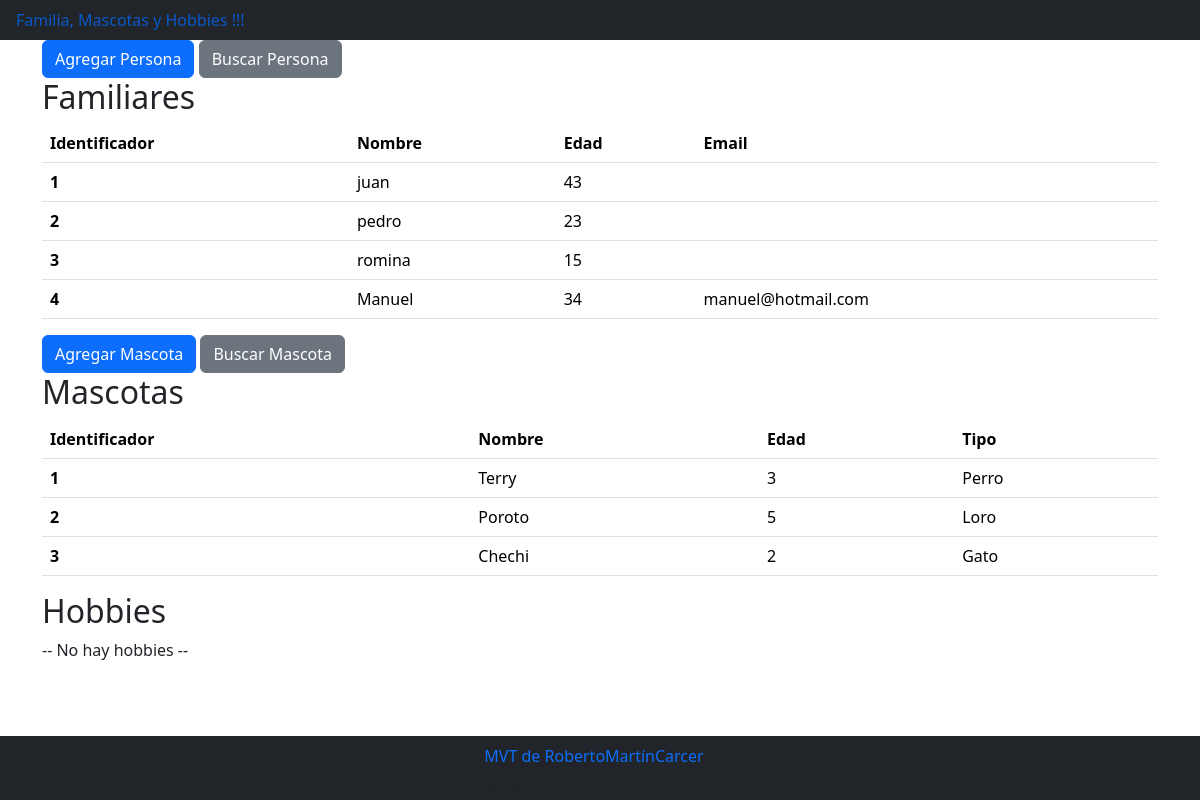
Before: / with the older database file.
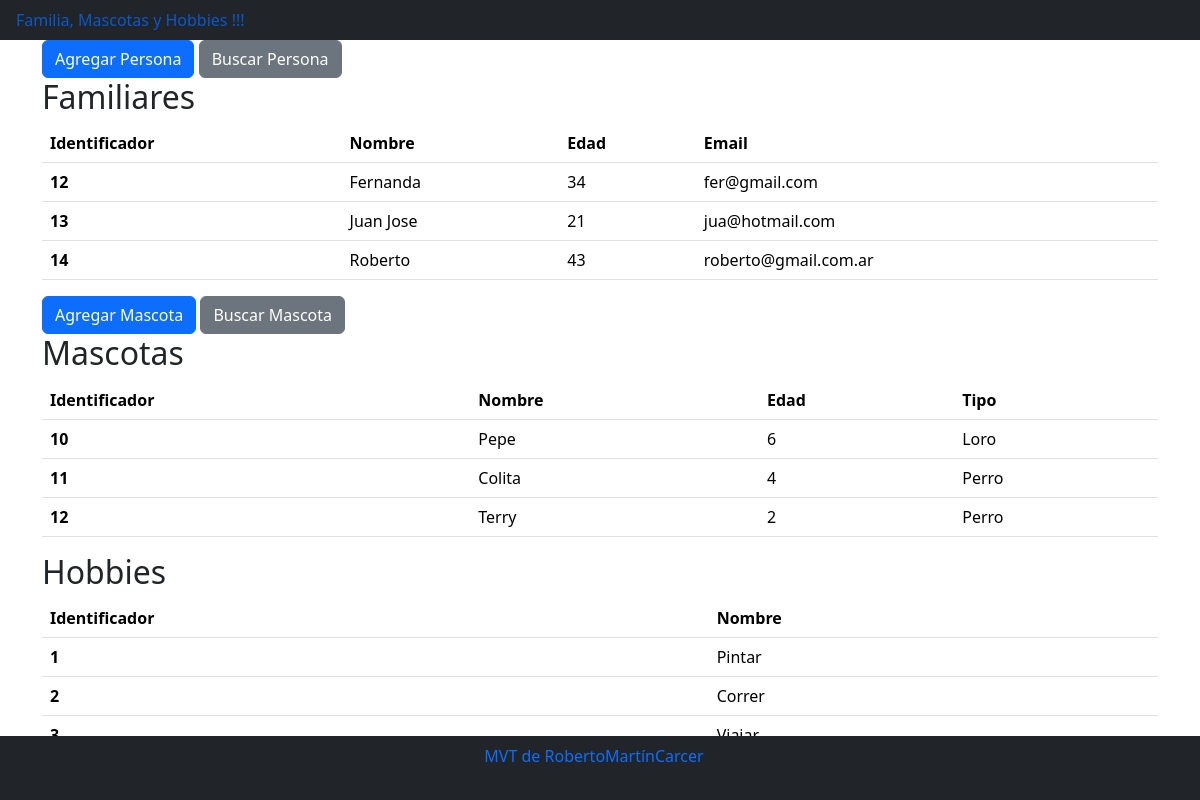
After: the same page with the newer database file.
### familia/models.py (models this page shows)
class Persona(models.Model):
    nombre = models.CharField(max_length=50)
    edad = models.IntegerField()
    email = models.CharField(max_length=100, default='')

class Mascota(models.Model):
    nombre = models.CharField(max_length=50)
    edad = models.IntegerField()
    tipo = models.CharField(max_length=50)

class Hobbies(models.Model):
    nombre = models.CharField(max_length=50)

### familia/views.py (the view)
# urls.py: path('', views.inicio2, name='inicio2'),
def inicio2(request):
    personas = Persona.objects.all()
    mascotas = Mascota.objects.all()
    hobbies = Hobbies.objects.all()
    context = {"app1": "Familiares", "personas": personas, "app2": "Mascotas", "mascotas": mascotas, "app3": "Hobbies", "hobbies": hobbies }
    return render(request, 'familia/inicio2.html', context)

### familia/templates/familia/inicio2.html (shortened to what this page needs)
{% extends "familia/base.html" %}
{% load bootstrap5 %}
{% block cuerpo %}
<div class="container">
  <div class="row">
    <div class="col">
      {% url 'cargar_persona' as agregar_url %}
      {% bootstrap_button "Agregar Persona" button_class="btn-primary" button_type="link" href=agregar_url %}
      {% url 'buscar_persona' as buscar_persona_url %}
      {% bootstrap_button "Buscar Persona" button_class="btn-secondary" button_type="link" href=buscar_persona_url %}
    <div>
  <div>
  <div class="row">
    <div class="col">
        <h2>{{app1}}</h2>
        {% if personas %}
        <table class="table">
            <thead>
                <th scope="col">Identificador</th>
                <th scope="col">Nombre</th>
                <th scope="col">Edad</th>
                <th scope="col">Email</th>
            </thead>
            {% for p in personas %}
            <tbody>
                <tr>
                    <th scope="row">{{p.id}} </th>
                    <td> {{p.nombre}} </td>
                    <td> {{p.edad}} </td>
                    <td> {{p.email}} </td>
                </tr>
            {% endfor %}
        </table>
        {% else %}
            <p>-- No hay Familiares --</No></p>
        {% endif %}
  <div class="row">
    <div class="col">
      {% url 'cargar_mascota' as agregar_url %}
      {% bootstrap_button "Agregar Mascota" button_class="btn-primary" button_type="link" href=agregar_url %}
      {% url 'buscar_mascota' as buscar_mascota_url %}
      {% bootstrap_button "Buscar Mascota" button_class="btn-secondary" button_type="link" href=buscar_mascota_url %}
      <div>
  <div>
  <div class="row">
    <div class="col">
        <h2>{{app2}}</h2>
        {% if mascotas %}
        <table class="table">
            <thead>
                <th scope="col">Identificador</th>
                <th scope="col">Nombre</th>
                <th scope="col">Edad</th>
                <th scope="col">Tipo</th>
            </thead>
            {% for m in mascotas %}
            <tbody>
                <tr>
                    <th scope="row">{{m.id}} </th>
                    <td> {{m.nombre}} </td>
                    <td> {{m.edad}} </td>
                    <td> {{m.tipo}} </td>
                </tr>
            </tbody>
            {% endfor %}
        </table>
        {% else %}
            <p>-- No hay Mascotas --</p>
        {% endif %}
        <div class="row">
          <div class="col">
              <h2>{{app3}}</h2>
              {% if hobbies %}
              <table class="table">
                  <thead>
                      <th scope="col">Identificador</th>
                      <th scope="col">Nombre</th>
                  </thead>
                  {% for p in hobbies %}
                  <tbody>
                      <tr>
                          <th scope="row">{{p.id}} </th>
                          <td> {{p.nombre}} </td>
                      </tr>
                  {% endfor %}
              </table>
              {% else %}
                  <p>-- No hay hobbies --</No></p>
              {% endif %}
    </div>
  </div>
</div>
{% endblock %}

### familia/templates/familia/base.html (shortened to what this page needs)
{% load bootstrap5 %}
{% bootstrap_css %}
<ul class="nav bg-dark fixed">
  <li class="nav-item">
    <a class="nav-link active" href="{%url  'inicio2' %}"> Familia, Mascotas y Hobbies !!! </a>
  </li>
</ul>
{% block  cuerpo %}
{% endblock %}
<ul class="nav bg-dark fixed-bottom justify-content-center">
  <li class="nav-item">
    <a class="nav-link active" href="{% url 'inicio2' %}">MVT de RobertoMartínCarcer</a> - {% now 'd-m-Y' %}</a>
  </li>
</ul>

Changed rows visible on the page:
removed Persona: id "1", nombre "juan", edad "43"
removed Persona: id "2", nombre "pedro", edad "23"
removed Persona: id "3", nombre "romina", edad "15"
removed Persona: id "4", nombre "Manuel", edad "34", email "manuel@hotmail.com"
removed Mascota: id "1", nombre "Terry", edad "3", tipo "Perro"
removed Mascota: id "2", nombre "Poroto", edad "5", tipo "Loro"
removed Mascota: id "3", nombre "Chechi", edad "2", tipo "Gato"
added Persona: id "12", nombre "Fernanda", edad "34", email "fer@gmail.com"
added Persona: id "13", nombre "Juan Jose", edad "21", email "jua@hotmail.com"
added Persona: id "14", nombre "Roberto", edad "43", email "roberto@gmail.com.ar"
added Mascota: id "10", nombre "Pepe", edad "6", tipo "Loro"
added Mascota: id "11", nombre "Colita", edad "4", tipo "Perro"
added Mascota: id "12", nombre "Terry", edad "2", tipo "Perro"
added Hobbies: id "1", nombre "Pintar"
added Hobbies: id "2", nombre "Correr"
Other visible differences:
text no longer shown: "-- No hay hobbies --"
text now shown: "Identificador Nombre"
